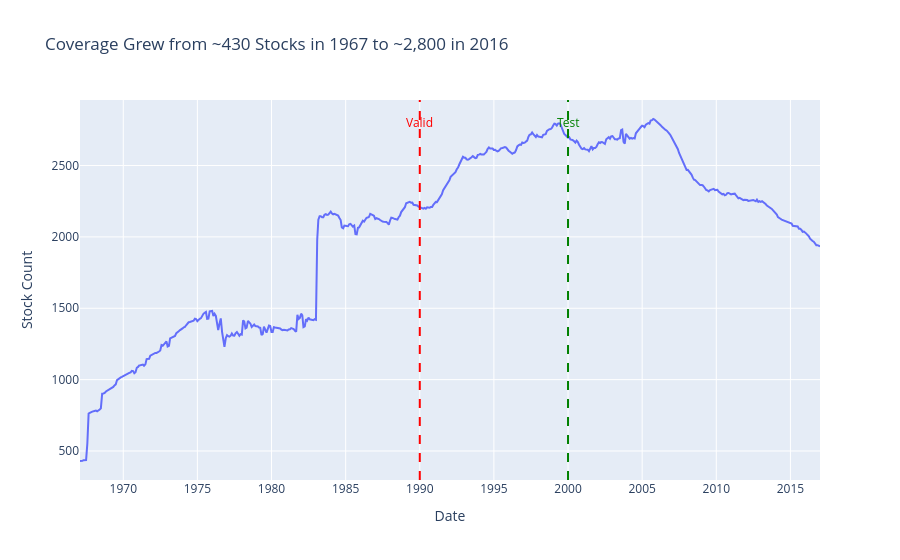

Notebook code for this chart:
### Code cell
# Observations per month
monthly_counts = (
    df.group_by("timestamp")
    .len()
    .sort("timestamp")
    .with_columns(
        pl.col("timestamp").dt.year().alias("year"),
    )
)

print("\nObservations per month:")
print(f"  Min: {monthly_counts['len'].min()}")
print(f"  Max: {monthly_counts['len'].max()}")
print(f"  Mean: {monthly_counts['len'].mean():.0f}")

# Plot observations over time
fig = px.line(
    monthly_counts.to_pandas(),
    x="timestamp",
    y="len",
    title="Coverage Grew from ~430 Stocks in 1967 to ~2,800 in 2016",
    labels={"len": "Stock Count", "timestamp": "Date"},
)
# Add vertical lines for split boundaries (without annotation_text to avoid datetime bug)
fig.add_vline(x=datetime(1990, 1, 1), line_dash="dash", line_color="red")
fig.add_vline(x=datetime(2000, 1, 1), line_dash="dash", line_color="green")
# Add annotations separately
fig.add_annotation(
    x=datetime(1990, 1, 1), y=2800, text="Valid", showarrow=False, font=dict(color="red")
)
fig.add_annotation(
    x=datetime(2000, 1, 1), y=2800, text="Test", showarrow=False, font=dict(color="green")
)
fig.show()

### Figure 1 — Plotly figure (JSON) as saved in the notebook; plotly's stock layout.template omitted (floating-point values rounded to 4 significant figures; data arrays with more than 128 entries replaced by an {"elided": "..."} marker saying what was removed)
{"data": [{"hovertemplate": "Date=%{x}<br>Stock Count=%{y}<extra></extra>", "legendgroup": "", "line": {"color": "#636efa", "dash": "solid"}, "marker": {"symbol": "circle"}, "mode": "lines", "name": "", "orientation": "v", "showlegend": false, "type": "scatter", "x": {"elided": "600 str values"}, "xaxis": "x", "y": {"elided": "600 int values"}, "yaxis": "y"}], "layout": {"annotations": [{"font": {"color": "red"}, "showarrow": false, "text": "Valid", "x": "1990-01-01T00:00:00", "y": 2800}, {"font": {"color": "green"}, "showarrow": false, "text": "Test", "x": "2000-01-01T00:00:00", "y": 2800}], "legend": {"tracegroupgap": 0}, "shapes": [{"line": {"color": "red", "dash": "dash"}, "type": "line", "x0": "1990-01-01T00:00:00", "x1": "1990-01-01T00:00:00", "xref": "x", "y0": 0, "y1": 1, "yref": "y domain"}, {"line": {"color": "green", "dash": "dash"}, "type": "line", "x0": "2000-01-01T00:00:00", "x1": "2000-01-01T00:00:00", "xref": "x", "y0": 0, "y1": 1, "yref": "y domain"}], "title": {"text": "Coverage Grew from ~430 Stocks in 1967 to ~2,800 in 2016"}, "xaxis": {"anchor": "y", "domain": [0.0, 1.0], "title": {"text": "Date"}}, "yaxis": {"anchor": "x", "domain": [0.0, 1.0], "title": {"text": "Stock Count"}}}}
